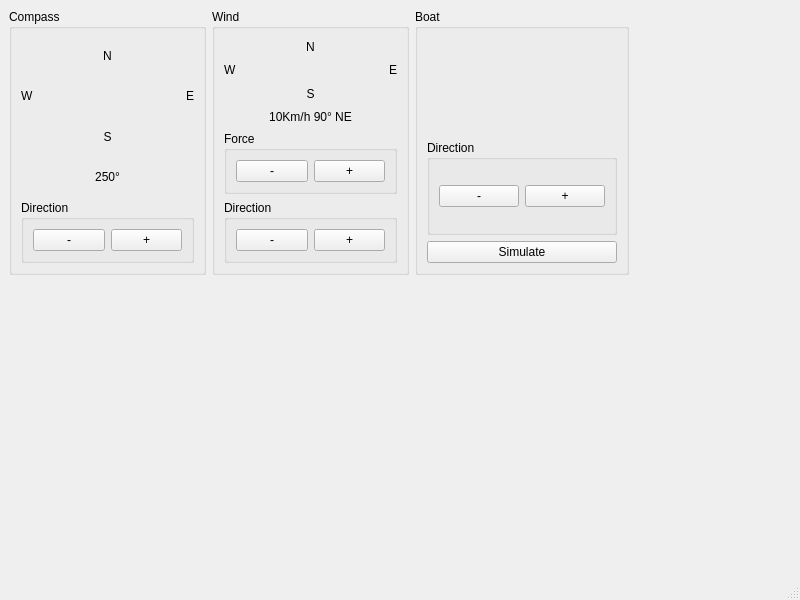
<?xml version="1.0" encoding="UTF-8"?>
<ui version="4.0">
 <class>MainWindow</class>
 <widget class="QMainWindow" name="MainWindow">
  <property name="geometry">
   <rect>
    <x>0</x>
    <y>0</y>
    <width>800</width>
    <height>600</height>
   </rect>
  </property>
  <property name="windowTitle">
   <string>MainWindow</string>
  </property>
  <widget class="QWidget" name="centralwidget">
   <widget class="QWidget" name="horizontalLayoutWidget_2">
    <property name="geometry">
     <rect>
      <x>9</x>
      <y>9</y>
      <width>620</width>
      <height>266</height>
     </rect>
    </property>
    <layout class="QHBoxLayout" name="horizontalLayout_2">
     <item>
      <layout class="QVBoxLayout" name="verticalLayout_7">
       <item>
        <layout class="QHBoxLayout" name="horizontalLayout">
         <item>
          <widget class="QGroupBox" name="CompassGroupBox">
           <property name="title">
            <string>Compass</string>
           </property>
           <layout class="QVBoxLayout" name="verticalLayout">
            <item>
             <layout class="QVBoxLayout" name="CompassLayout">
              <item>
               <widget class="QLabel" name="CompassNorthLabel">
                <property name="layoutDirection">
                 <enum>Qt::LeftToRight</enum>
                </property>
                <property name="text">
                 <string>N</string>
                </property>
                <property name="alignment">
                 <set>Qt::AlignCenter</set>
                </property>
               </widget>
              </item>
              <item>
               <layout class="QHBoxLayout" name="CompassSubLayout1">
                <item>
                 <widget class="QLabel" name="CompassWestLabel">
                  <property name="text">
                   <string>W</string>
                  </property>
                 </widget>
                </item>
                <item>
                 <widget class="QWidget" name="CompassWidget" native="true"/>
                </item>
                <item>
                 <widget class="QLabel" name="CompassEastLabel">
                  <property name="text">
                   <string>E</string>
                  </property>
                  <property name="alignment">
                   <set>Qt::AlignRight|Qt::AlignTrailing|Qt::AlignVCenter</set>
                  </property>
                 </widget>
                </item>
               </layout>
              </item>
              <item>
               <widget class="QLabel" name="CompassSouthLabel">
                <property name="text">
                 <string>S</string>
                </property>
                <property name="alignment">
                 <set>Qt::AlignCenter</set>
                </property>
               </widget>
              </item>
              <item>
               <widget class="QLabel" name="CompassValueLabel">
                <property name="text">
                 <string>250°</string>
                </property>
                <property name="textFormat">
                 <enum>Qt::AutoText</enum>
                </property>
                <property name="alignment">
                 <set>Qt::AlignCenter</set>
                </property>
               </widget>
              </item>
              <item>
               <widget class="QGroupBox" name="CompassControlGb">
                <property name="title">
                 <string>Direction</string>
                </property>
                <layout class="QVBoxLayout" name="verticalLayout_3">
                 <item>
                  <layout class="QHBoxLayout" name="CompassControlButtonsLayout">
                   <item>
                    <widget class="QPushButton" name="CompassACWButton">
                     <property name="text">
                      <string>-</string>
                     </property>
                    </widget>
                   </item>
                   <item>
                    <widget class="QPushButton" name="CompassCWButton">
                     <property name="text">
                      <string>+</string>
                     </property>
                    </widget>
                   </item>
                  </layout>
                 </item>
                </layout>
               </widget>
              </item>
             </layout>
            </item>
           </layout>
          </widget>
         </item>
         <item>
          <widget class="QGroupBox" name="WindGb">
           <property name="title">
            <string>Wind</string>
           </property>
           <layout class="QVBoxLayout" name="verticalLayout_2">
            <item>
             <layout class="QVBoxLayout" name="WindLayout">
              <item>
               <widget class="QLabel" name="WindNorthLabel">
                <property name="layoutDirection">
                 <enum>Qt::LeftToRight</enum>
                </property>
                <property name="text">
                 <string>N</string>
                </property>
                <property name="alignment">
                 <set>Qt::AlignCenter</set>
                </property>
               </widget>
              </item>
              <item>
               <layout class="QHBoxLayout" name="WindSubLayout1">
                <item>
                 <widget class="QLabel" name="WindWestLabel">
                  <property name="text">
                   <string>W</string>
                  </property>
                 </widget>
                </item>
                <item>
                 <widget class="QWidget" name="WindWidget" native="true"/>
                </item>
                <item>
                 <widget class="QLabel" name="WindEastLabel">
                  <property name="text">
                   <string>E</string>
                  </property>
                  <property name="alignment">
                   <set>Qt::AlignRight|Qt::AlignTrailing|Qt::AlignVCenter</set>
                  </property>
                 </widget>
                </item>
               </layout>
              </item>
              <item>
               <widget class="QLabel" name="WindSouthLabel">
                <property name="text">
                 <string>S</string>
                </property>
                <property name="alignment">
                 <set>Qt::AlignCenter</set>
                </property>
               </widget>
              </item>
              <item>
               <widget class="QLabel" name="WindValueLabel">
                <property name="text">
                 <string>10Km/h 90° NE</string>
                </property>
                <property name="textFormat">
                 <enum>Qt::AutoText</enum>
                </property>
                <property name="alignment">
                 <set>Qt::AlignCenter</set>
                </property>
               </widget>
              </item>
              <item>
               <layout class="QVBoxLayout" name="WindControlLayout">
                <item>
                 <widget class="QGroupBox" name="WfGb">
                  <property name="title">
                   <string>Force</string>
                  </property>
                  <layout class="QVBoxLayout" name="verticalLayout_6">
                   <item>
                    <layout class="QHBoxLayout" name="WfGbLayout">
                     <item>
                      <widget class="QPushButton" name="WfDecreaseButton">
                       <property name="text">
                        <string>-</string>
                       </property>
                      </widget>
                     </item>
                     <item>
                      <widget class="QPushButton" name="WfIncreaseButton">
                       <property name="text">
                        <string>+</string>
                       </property>
                      </widget>
                     </item>
                    </layout>
                   </item>
                  </layout>
                 </widget>
                </item>
                <item>
                 <widget class="QGroupBox" name="WdGb">
                  <property name="title">
                   <string>Direction</string>
                  </property>
                  <layout class="QVBoxLayout" name="verticalLayout_5">
                   <item>
                    <layout class="QHBoxLayout" name="WdGbLayout">
                     <item>
                      <widget class="QPushButton" name="WdACWButton">
                       <property name="text">
                        <string>-</string>
                       </property>
                      </widget>
                     </item>
                     <item>
                      <widget class="QPushButton" name="WdCWButton">
                       <property name="text">
                        <string>+</string>
                       </property>
                      </widget>
                     </item>
                    </layout>
                   </item>
                  </layout>
                 </widget>
                </item>
               </layout>
              </item>
             </layout>
            </item>
           </layout>
          </widget>
         </item>
        </layout>
       </item>
      </layout>
     </item>
     <item>
      <widget class="QGroupBox" name="BoatGb">
       <property name="title">
        <string>Boat</string>
       </property>
       <layout class="QVBoxLayout" name="verticalLayout_4">
        <item>
         <layout class="QVBoxLayout" name="BoatLayout">
          <property name="sizeConstraint">
           <enum>QLayout::SetNoConstraint</enum>
          </property>
          <item>
           <widget class="BoatWidget" name="BoatWidget" native="true"/>
          </item>
          <item>
           <widget class="QGroupBox" name="BoatControlGb">
            <property name="title">
             <string>Direction</string>
            </property>
            <layout class="QVBoxLayout" name="verticalLayout_9">
             <item>
              <layout class="QHBoxLayout" name="CapControl">
               <property name="spacing">
                <number>6</number>
               </property>
               <property name="sizeConstraint">
                <enum>QLayout::SetNoConstraint</enum>
               </property>
               <item>
                <widget class="QPushButton" name="CapControlMinusButton">
                 <property name="text">
                  <string>-</string>
                 </property>
                </widget>
               </item>
               <item>
                <widget class="QPushButton" name="CapControlPlusButton">
                 <property name="text">
                  <string>+</string>
                 </property>
                </widget>
               </item>
              </layout>
             </item>
            </layout>
           </widget>
          </item>
          <item>
           <widget class="QPushButton" name="SimulateButton">
            <property name="text">
             <string>Simulate</string>
            </property>
           </widget>
          </item>
         </layout>
        </item>
       </layout>
      </widget>
     </item>
    </layout>
   </widget>
  </widget>
  <widget class="QMenuBar" name="menubar">
   <property name="geometry">
    <rect>
     <x>0</x>
     <y>0</y>
     <width>800</width>
     <height>22</height>
    </rect>
   </property>
  </widget>
  <widget class="QStatusBar" name="statusbar"/>
 </widget>
 <customwidgets>
  <customwidget>
   <class>BoatWidget</class>
   <extends>QWidget</extends>
   <header>ui.BoatWidget.h</header>
   <container>1</container>
  </customwidget>
 </customwidgets>
 <resources/>
 <connections/>
</ui>
